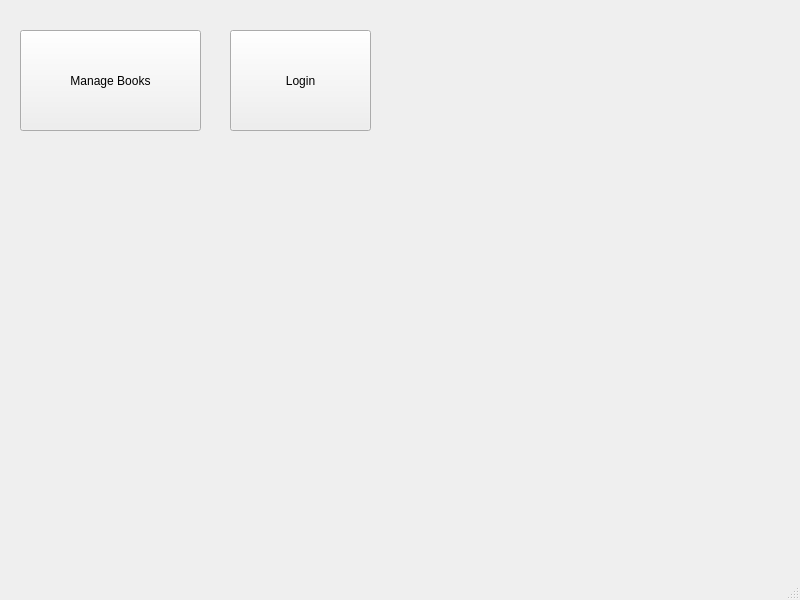
<?xml version="1.0" encoding="UTF-8"?>
<ui version="4.0">
 <class>MainWindow</class>
 <widget class="QMainWindow" name="MainWindow">
  <property name="geometry">
   <rect>
    <x>0</x>
    <y>0</y>
    <width>800</width>
    <height>600</height>
   </rect>
  </property>
  <property name="windowTitle">
   <string>Library Management Version 1.0</string>
  </property>
  <widget class="QWidget" name="centralwidget">
   <widget class="QPushButton" name="ManageBooks">
    <property name="geometry">
     <rect>
      <x>20</x>
      <y>30</y>
      <width>181</width>
      <height>101</height>
     </rect>
    </property>
    <property name="text">
     <string>Manage Books</string>
    </property>
   </widget>
   <widget class="QPushButton" name="pushButton">
    <property name="geometry">
     <rect>
      <x>230</x>
      <y>30</y>
      <width>141</width>
      <height>101</height>
     </rect>
    </property>
    <property name="text">
     <string>Login</string>
    </property>
   </widget>
  </widget>
  <widget class="QMenuBar" name="menubar">
   <property name="geometry">
    <rect>
     <x>0</x>
     <y>0</y>
     <width>800</width>
     <height>22</height>
    </rect>
   </property>
  </widget>
  <widget class="QStatusBar" name="statusbar"/>
 </widget>
 <resources/>
 <connections/>
</ui>
